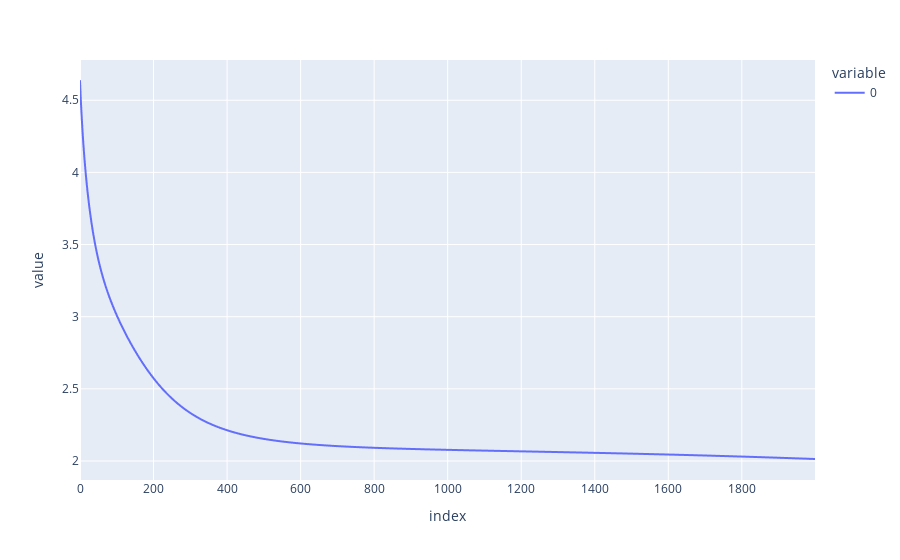

The cell this chart's notebook holds for it:
### Code cell
q0 = np.array([1.0, 1.0, 1.0, 1.0, -1.0, 1.0, -1.0])
qd0 = q0*5
qdd0 = np.ones(7)*10

pin.forwardKinematics(model,data,q0)
J = pin.computeJointJacobian(model,data,q0,7)
R_bloc = np.zeros((6,6))
R_bloc[0:3, 0:3] = data.oMi[7].rotation
R_bloc[3:, 3:] = data.oMi[7].rotation
J = R_bloc@J

print("Initial config: ", q0)
print("Initial velocity: ", J@qd0)

lr = 1e-3
loss = []
for i in range(2000):

    pin.forwardKinematics(model,data,q0)

    pin.computeForwardKinematicsDerivatives(model, data, q0, qd0, qdd0)
    (dv_dq,dv_dv) = pin.getJointVelocityDerivatives(model,data,7,pin.ReferenceFrame.LOCAL)
    
    J = pin.computeJointJacobian(model,data,q0,7)
    R_bloc = np.zeros((6,6))
    R_bloc[0:3, 0:3] = data.oMi[7].rotation
    R_bloc[3:, 3:] = data.oMi[7].rotation
    # J = R_bloc@J

    loss.append(np.linalg.norm(J@qd0))

    q0 -= lr*dv_dq.T@(J@qd0)

    
print("Final config: ", q0)
print("Final velocity: ", J@qd0)
px.line(loss)

### Figure 1 — Plotly figure (JSON) as saved in the notebook; plotly's stock layout.template omitted (floating-point values rounded to 4 significant figures; data arrays with more than 128 entries replaced by an {"elided": "..."} marker saying what was removed)
{"data": [{"hovertemplate": "variable=0<br>index=%{x}<br>value=%{y}<extra></extra>", "legendgroup": "0", "line": {"color": "#636efa", "dash": "solid"}, "marker": {"symbol": "circle"}, "mode": "lines", "name": "0", "showlegend": true, "type": "scattergl", "x": {"elided": "2000 int values"}, "xaxis": "x", "y": {"elided": "2000 float values"}, "yaxis": "y"}], "layout": {"legend": {"title": {"text": "variable"}, "tracegroupgap": 0}, "margin": {"t": 60}, "xaxis": {"anchor": "y", "domain": [0, 1], "title": {"text": "index"}}, "yaxis": {"anchor": "x", "domain": [0, 1], "title": {"text": "value"}}}}
